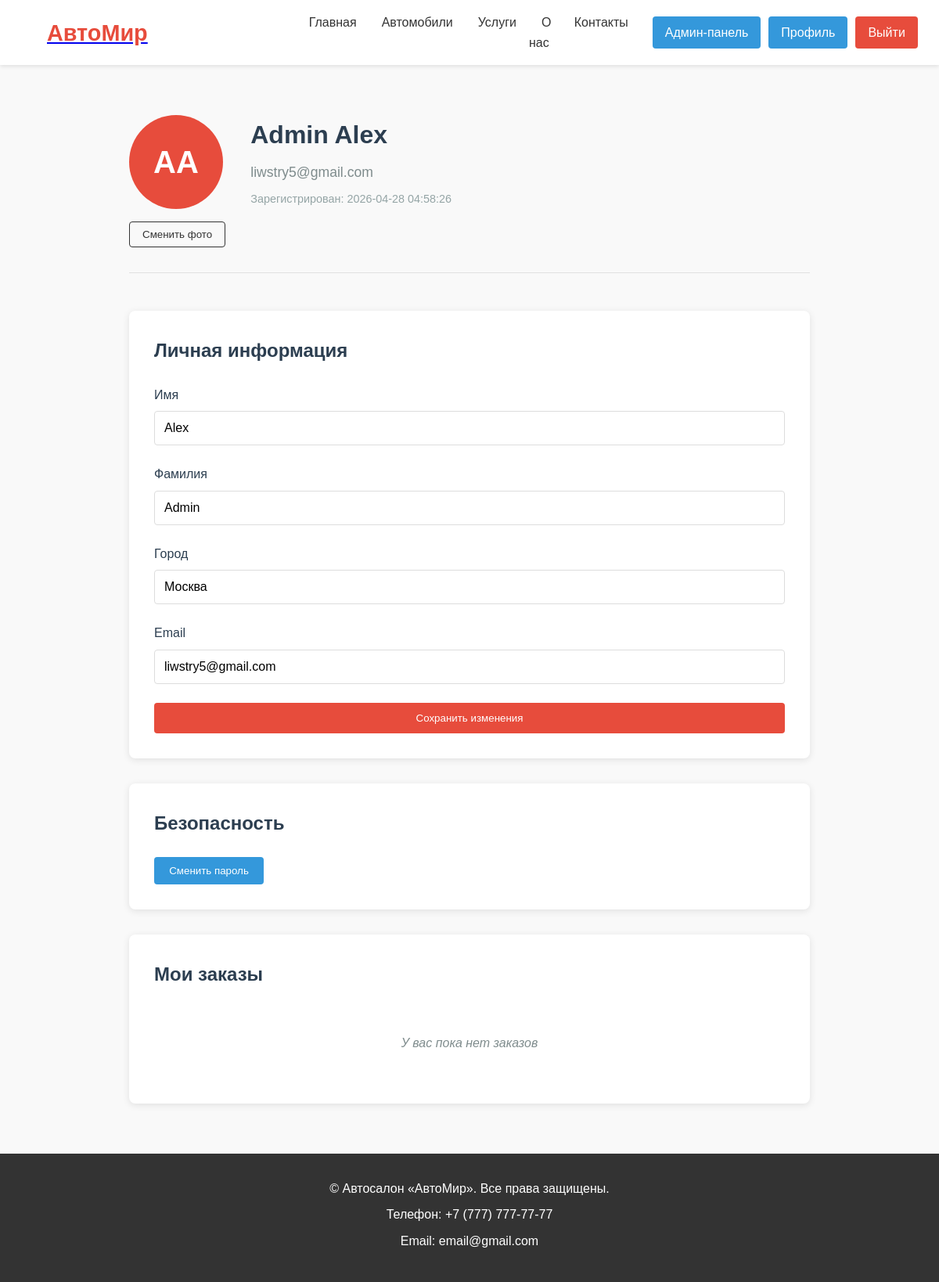
Screenshot of /profile (signed in) with the database file from the repository.
### database/setup_db/models/users_ml.py (models this page shows, shortened)
class Users(db.Model):
    id = db.Column(db.Integer, primary_key=True)
    name = db.Column(db.String(100), nullable=False)
    last_name = db.Column(db.String(100), nullable=False)
    email = db.Column(db.String(100), nullable=False, unique=True)
    password = db.Column(db.String(100), nullable=False)
    city = db.Column(db.String(100))
    date_create = db.Column(db.DateTime, default=func.datetime(func.now(), "+3 hours"), index=True)
    is_admin = db.Column(db.Boolean, default=False)
    @property
    def is_authenticated(self):
        return True

### routes/profile_routes.py (the view)
        @self.app.route("/profile", methods=["get", "post"])
        def profile():
            if rq.method == "POST":
                return self.profile_handler.edit_profile()
            return self.profile_handler.get_data()

### app.py (called while the page is built)
@lm.user_loader
def load_user(user_id):
    return db.session.get(Users, user_id)

### logic/pages/profile/profile.py (called while the page is built)
    def get_data(self):
        if not current_user.is_authenticated:
            return redirect(url_for("signin"))
        user = Users.query.get(current_user.id)
        if not user:
            return redirect(url_for("signin"))
        return render_template("profile.html", user=user)

### routes/profile_routes.py (called while the page is built)
    def run_routes(self):
        @self.app.route("/profile", methods=["get", "post"])
        def profile():
            if rq.method == "POST":
                return self.profile_handler.edit_profile()
            return self.profile_handler.get_data()

### templates/profile.html (shortened to what this page needs)
{% extends "base.html" %}
{% block content %}
<div class="profile-container">
    <div class="profile-header">
        <div class="profile-avatar">
            <div class="avatar-placeholder">
                <span class="initials">{{user.last_name[0]}}{{user.name[0]}}</span>
            </div>
            <button class="btn btn-change-avatar">Сменить фото</button>
        </div>
        <div class="profile-info">
            <h1 class="profile-name">{{user.last_name}} {{user.name}}</h1>
            <p class="profile-email">{{user.email}}</p>
            <p class="profile-joined">Зарегистрирован: {{user.date_create}}</p>
        </div>
    </div>
    <div class="profile-content">
        <div class="profile-section">
            <h2>Личная информация</h2>
            <form class="profile-form" method="POST">
                <div class="form-group">
                    <label for="first-name">Имя</label>
                    <input type="text" id="first-name" name="first_name" value="{{ user.name }}" class="form-input">
                </div>
                <div class="form-group">
                    <label for="last-name">Фамилия</label>
                    <input type="text" id="last-name" name="last_name" value="{{ user.last_name }}" class="form-input">
                </div>
                <div class="form-group">
                    <label for="city">Город</label>
                    <input type="city" id="phone" name="city" value="{{ user.city }}" class="form-input">
                </div>
                <div class="form-group">
                    <label for="email">Email</label>
                    <input type="email" id="email" name="email" value="{{ user.email }}" class="form-input">
                </div>
                <button type="submit" class="btn btn-save">Сохранить изменения</button>
            </form>
        </div>
        <div class="profile-section">
            <h2>Безопасность</h2>
            <div class="security-options">
                <form action="/change-password" method="post" style="display:inline;">
                    <button type="submit" class="btn btn-secondary">Сменить пароль</button>
                </form>
            </div>
        </div>
        <div class="profile-section">
            <h2>Мои заказы</h2>
            {% if user.orders %}
                <div class="orders-list">
                    {% for order in user.orders %}
                        <div class="order-card">
                            <div class="order-header">
                                <span class="order-number">Заказ №{{ order.id }}</span>
                                <span class="order-date">{{ order.date }}</span>
                            </div>
                            <div class="order-details">
                                <p><strong>Автомобиль:</strong> {{ order.car_model }}</p>
                                <p><strong>Статус:</strong> <span class="status {{ order.status }}">{{ order.status_text }}</span></p>
                                <p><strong>Сумма:</strong> {{ order.amount }} руб.</p>
                            </div>
                </div>
            {% endfor %}
                </div>
            {% else %}
                <p class="no-data">У вас пока нет заказов</p>
            {% endif %}
        </div>
    </div>
</div>
{% endblock %}

### templates/base.html (shortened to what this page needs)
<!DOCTYPE html>
<html lang="ru">
<head>
    <link rel="stylesheet" href="{{ url_for('static', filename='css/base.css') }}">
    <link rel="stylesheet" href="{{ url_for('static', filename='css/auth.css') }}">
    <link rel="stylesheet" href="{{ url_for('static', filename='css/profile.css') }}">
    <link rel="stylesheet" href="{{ url_for('static', filename='css/cars.css') }}">
    <link rel="stylesheet" href="{{ url_for('static', filename='css/components/header.css') }}">
    <link rel="stylesheet" href="{{ url_for('static', filename='css/components/footer.css') }}">
    <link rel="stylesheet" href="{{ url_for('static', filename='css/components/main.css') }}">
    <link rel="stylesheet" href="{{ url_for('static', filename='css/components/flash.css') }}">
    <link rel="stylesheet" href="{{ url_for('static', filename='css/components/adap.css') }}">
</head>
<body class="{% if request.endpoint.startswith('admin') %}admin-page{% endif %}">
    <header class="header">
        <div class="container">
            <div class="logo">
                {%
                if request.endpoint == 'admin' or request.endpoint == 'admin_users' or request.endpoint == 'admin_cars' or
                request.endpoint == 'server' or request.endpoint == 'add_cars' %}
                    <h1 class="admin-title">Админ-панель</h1>
                {% else %}
                    <a href="/">
                        <h1>АвтоМир</h1>
                    </a>
                {% endif %}
            </div>
            <nav class="nav">
                <ul class="nav-list">
                    <li><a href="/" class="nav-link">Главная</a></li>
                    <li><a href="/cars_brands" class="nav-link">Автомобили</a></li>
                    <li><a href="/services" class="nav-link">Услуги</a></li>
                    <li><a href="/about" class="nav-link">О нас</a></li>
                    <li><a href="/contacts" class="nav-link">Контакты</a></li>
                </ul>
            </nav>
            <div class="header-actions">
                {% if current_user.is_authenticated %}
                    {%if current_user.is_admin%}
                        <a href="/admin" class="btn btn-profile">Админ-панель</a>
                    {% endif %}
                    <a href="/profile" class="btn btn-profile">Профиль</a>
                    <a href="/logout" class="btn btn-logout">Выйти</a>
                {% else %}
                    <button type="button" class="btn btn-signin" onclick="window.location.href='/signin'">Войти</button>
                    <button type="button" class="btn btn-signup" onclick="window.location.href='/signup'">Зарегистрироваться</button>
                {% endif %}
            </div>
        </div>
    </header>
    <main class="main">
        {% block content %}{% endblock %}
    </main>
    <footer class="footer">
        <div class="container">
            <p>&copy; Автосалон «АвтоМир». Все права защищены.</p>
            <div class="footer-contacts">
                <p>Телефон: +7 (777) 777-77-77</p>
                <p>Email: email@gmail.com</p>
            </div>
        </div>
    </footer>
</body>
</html>

### static/css/base.css (style rules this page uses)
* { margin: 0; padding: 0; box-sizing: border-box; }
body { font-family: 'Arial', sans-serif; line-height: 1.6; color: #333; background-color: #f9f9f9; }
.container { width: 90%; max-width: 1200px; margin: 0 auto; padding: 0 15px; }
.btn { padding: 0.6rem 1.2rem; border: none; border-radius: 4px; cursor: pointer; transition: all 0.3s; }

### static/css/profile.css (style rules this page uses)
.profile-container { max-width: 900px; margin: 2rem auto; padding: 0 15px; }
.profile-header { display: flex; align-items: flex-start; gap: 2rem; margin-bottom: 3rem; padding-bottom: 2rem; border-bottom: 1px solid #e0e0e0; }
.profile-avatar { text-align: center; }
.avatar-placeholder { width: 120px; height: 120px; border-radius: 50%; background: #e74c3c; display: flex; align-items: center; justify-content: center; margin-bottom: 1rem; }
.initials { font-size: 2.5rem; color: white; font-weight: bold; }
.btn-change-avatar { background: transparent; border: 1px solid #333; color: #333; padding: 0.5rem 1rem; border-radius: 4px; cursor: pointer; }
.profile-info { flex-grow: 1; }
.profile-name { font-size: 2rem; margin-bottom: 0.5rem; color: #2c3e50; }
.profile-email { color: #7f8c8d; font-size: 1.1rem; margin-bottom: 0.5rem; }
.profile-joined { color: #95a5a6; font-size: 0.9rem; }
.profile-content { display: grid; grid-template-columns: 1fr; gap: 2rem; }
.profile-section { background: white; padding: 2rem; border-radius: 8px; box-shadow: 0 2px 10px rgba(0, 0, 0, 0.1); }
.profile-section h2 { margin-bottom: 1.5rem; color: #2c3e50; font-size: 1.5rem; }
.form-group { margin-bottom: 1.5rem; }
.form-group label { display: block; margin-bottom: 0.5rem; font-weight: 500; color: #2c3e50; }
.form-input { width: 100%; padding: 0.75rem; border: 1px solid #ddd; border-radius: 4px; font-size: 1rem; transition: border-color 0.3s; }
.btn-save { background: #e74c3c; color: white; padding: 0.75rem 2rem; width: 100%; }
.security-options { display: flex; gap: 1rem; flex-wrap: wrap; }
.btn-secondary { background: #3498db; color: white; }
.btn-logout { background: #95a5a6; }
.no-data { text-align: center; color: #7f8c8d; font-style: italic; padding: 2rem; }

### static/css/components/header.css (style rules this page uses)
.header { background: #fff; box-shadow: 0 2px 5px rgba(0, 0, 0, 0.1); position: sticky; top: 0; z-index: 1000; }
.header .container { display: flex; justify-content: space-between; align-items: center; padding: 1rem 0; flex-wrap: nowrap; gap: 15px; }
.logo h1 { font-size: 1.8rem; color: #e74c3c; margin: 0; }
.nav-list { display: flex; list-style: none; }
.nav-link { text-decoration: none; color: #333; padding: 0.5rem 1rem; transition: color 0.3s; }
.header-actions { flex: 0 0 auto; display: flex; gap: 10px; white-space: nowrap; }
.btn-profile { background: #3498db; color: white; border: none; padding: 0.5rem 1rem; border-radius: 4px; text-decoration: none; font-weight: 500; }
.btn-logout { background: #e74c3c; color: white; border: none; padding: 0.5rem 1rem; border-radius: 4px; text-decoration: none; font-weight: 500; }

### static/css/components/footer.css (style rules this page uses)
.footer { background: #333; color: #fff; text-align: center; padding: 2rem 0; }
.footer-contacts p { margin: 0.5rem 0; }

### static/css/components/main.css (style rules this page uses)
.main { min-height: calc(100vh - 160px); padding: 2rem 0; }

### rows the page displays
Users: last_name "A", name "A", last_name "Admin", name "Alex", email "liwstry5@gmail.com", date_create "2026-04-28 04:58:26", first_name "Alex", city "Москва"
